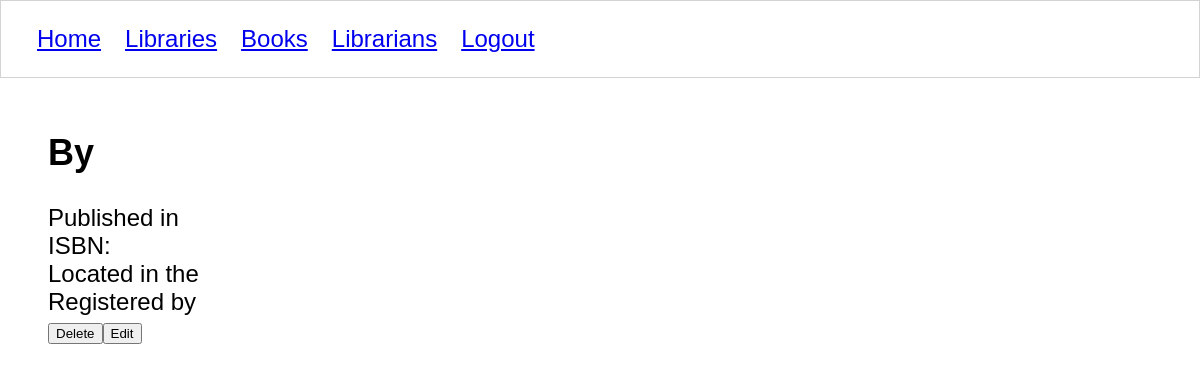
Before: /books/14/ (signed in) with the older database file.
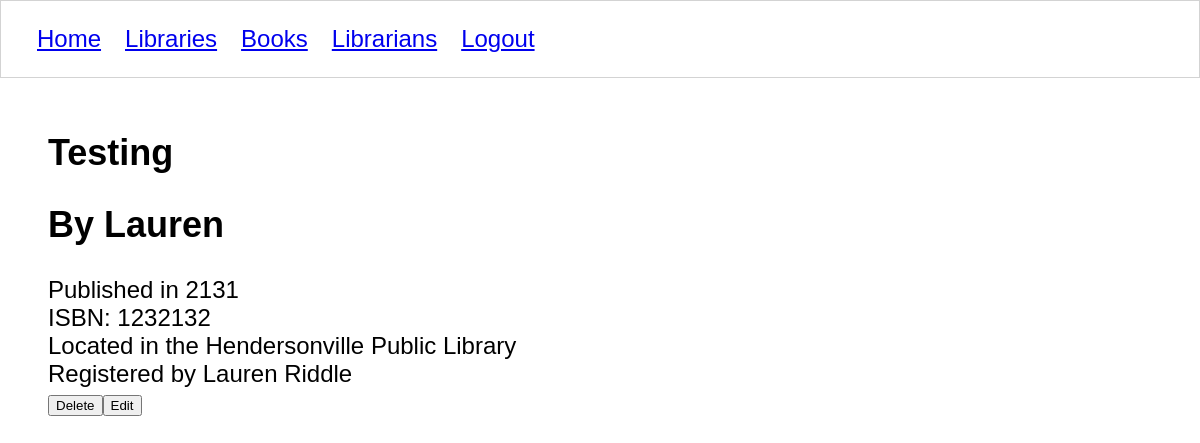
After: the same page with the newer database file.
### libraryapp/models/book.py (models this page shows, shortened)
class Book(models.Model):
    title = models.CharField(max_length = 50)
    ISBN = models.CharField(max_length=100)
    author = models.CharField(max_length=50)
    year_published = models.IntegerField()
    location = models.ForeignKey(Library, on_delete=models.CASCADE)
    librarian = models.ForeignKey(Librarian, on_delete=models.CASCADE)

### libraryapp/models/library.py (models this page shows, shortened)
class Library(models.Model):
    title = models.CharField(max_length = 50)
    address = models.CharField(max_length=50)

### libraryapp/views/books/details.py (the view, shortened to what this page needs)
# urls.py: path('books/<int:book_id>/', book_details, name='book'),
@login_required
def book_details(request, book_id):
    if request.method == 'GET':
        book = get_book(book_id)
        template_name = 'books/detail.html'
        return render(request, template_name, {'book': book})

### libraryapp/views/books/details.py (called while the page is built)
def get_book(book_id):
    with sqlite3.connect(Connection.db_path) as conn:
        conn.row_factory = create_book
        db_cursor = conn.cursor()
        db_cursor.execute("""
        SELECT
            b.id book_id,
            b.title,
            b.ISBN,
            b.author,
            b.year_published,
            b.librarian_id,
            b.location_id,
            li.id librarian_id,
            u.first_name,
            u.last_name,
            loc.id library_id,
            loc.title library_name
        FROM libraryapp_book b
        JOIN libraryapp_librarian li ON b.librarian_id = li.id
        JOIN libraryapp_library loc ON b.location_id = loc.id
        JOIN auth_user u ON u.id = li.user_id
        WHERE b.id = ?
        """, (book_id,))
        return db_cursor.fetchone()

### libraryapp/templates/books/detail.html (shortened to what this page needs)
{% extends 'shared/base.html' %}
{% block content %}
    <section id="book-details">
        <h1>{{ book.title }}</h1>
        <h2>By {{ book.author }}</h2>
        <div>Published in {{ book.year_published }}</div>
        <div>ISBN: {{ book.ISBN }}</div>
        <div>Located in the {{ book.location.title }}</div>
        <div>Registered by {{ book.librarian.first_name }} {{ book.librarian.last_name }}</div>
    </section>
    <section id="book-actions" style="display:flex;">
        <form action="{% url 'libraryapp:book' book.id %}" method="POST">
            <button>Delete</button>
        </form>
        <form action="{% url 'libraryapp:book_edit_form' book.id %}" method="GET">
            <button>Edit</button>
        </form>
    </section>
{% endblock %}

Changed rows visible on the page:
added Book: title "Testing", author "Lauren", year_published "2131", ISBN "1232132", location "Hendersonville Public Library", librarian.first_name "Lauren", librarian.last_name "Riddle"
